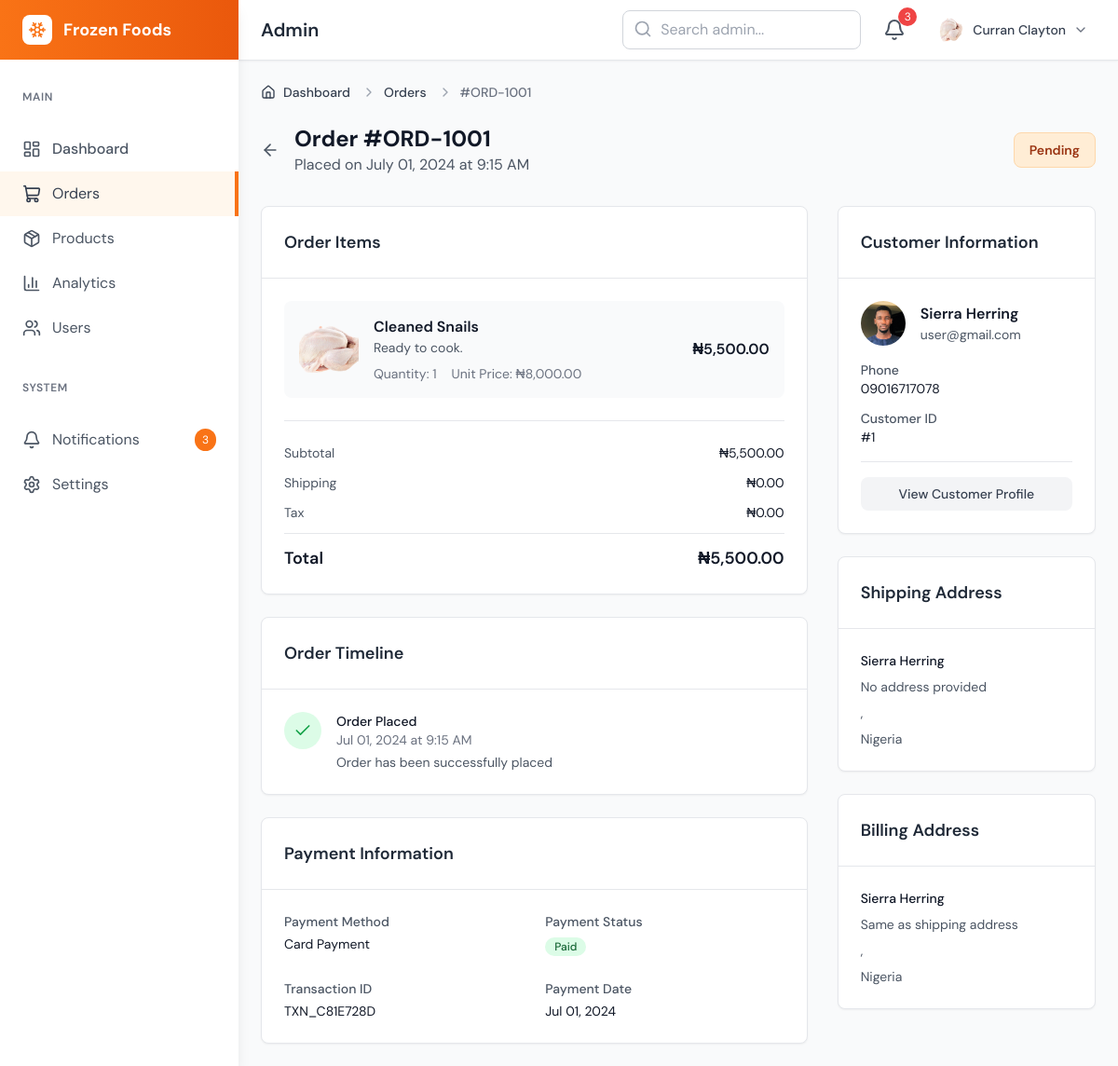
The page /admin/view-order.php?order_number=ORD-1001 (signed in) on the database its author committed.
### tables this page shows
CREATE TABLE `orders` (
  `id` bigint(20) UNSIGNED NOT NULL,
  `product_id` int(11) NOT NULL,
  `order_number` varchar(50) DEFAULT NULL,
  `user_id` int(11) NOT NULL,
  `delivery_fee` decimal(10,2) DEFAULT 0.00,
  `total_amount` decimal(10,2) NOT NULL,
  `status` enum('processing','pending','delivered','cancelled') DEFAULT NULL,
  `created_at` timestamp NOT NULL DEFAULT current_timestamp(),
  `updated_at` timestamp NOT NULL DEFAULT current_timestamp()
);

CREATE TABLE `products` (
  `id` bigint(20) UNSIGNED NOT NULL,
  `category_id` int(11) NOT NULL,
  `in_stock` tinyint(1) DEFAULT 1,
  `reviews_count` int(10) UNSIGNED DEFAULT 0,
  `features` longtext DEFAULT NULL CHECK (json_valid(`features`)),
  `nutritional_info` longtext DEFAULT NULL CHECK (json_valid(`nutritional_info`)),
  `image` varchar(255) DEFAULT 'default.png',
  `name` varchar(200) NOT NULL,
  `slug` varchar(200) DEFAULT NULL,
  `description` text DEFAULT NULL,
  `price` decimal(10,2) NOT NULL,
  `rating` varchar(100) DEFAULT NULL,
  `stock_quantity` int(11) DEFAULT 0,
  `created_at` timestamp NOT NULL DEFAULT current_timestamp(),
  `updated_at` timestamp NOT NULL DEFAULT current_timestamp(),
  `weight` decimal(10,2) DEFAULT NULL,
  `dimensions` varchar(255) DEFAULT NULL,
  `sku` varchar(100) DEFAULT NULL,
  `is_active` tinyint(1) DEFAULT 1,
  `is_featured` tinyint(1) DEFAULT 0,
  `meta_title` varchar(255) DEFAULT NULL,
  `meta_description` text DEFAULT NULL
);

CREATE TABLE `users` (
  `id` bigint(20) UNSIGNED NOT NULL,
  `email` varchar(255) NOT NULL,
  `phone` varchar(20) NOT NULL,
  `first_name` varchar(100) NOT NULL,
  `last_name` varchar(100) NOT NULL,
  `avatar` varchar(255) NOT NULL DEFAULT 'default.png',
  `password_hash` varchar(255) NOT NULL,
  `address` varchar(255) DEFAULT NULL,
  `role` enum('loyal','regular') NOT NULL,
  `status` enum('Active','Inactive','Suspended','Pending') NOT NULL DEFAULT 'Active',
  `verified` enum('verified','unverified') NOT NULL DEFAULT 'unverified',
  `created_at` timestamp NOT NULL DEFAULT current_timestamp(),
  `updated_at` timestamp NOT NULL DEFAULT current_timestamp(),
  `last_login` timestamp NOT NULL DEFAULT current_timestamp()
);

### admin/view-order.php (the view, shortened to what the rows shown need)
<?php
require __DIR__ . '/initialize.php';
require __DIR__ . '/util/utilities.php';
require __DIR__ . '/partials/headers.php';
$orderNumber = $_GET['order_number'] ?? '';
$order = getOrderByNumber($pdo, $orderNumber);
$customer = getUserById($pdo, $order['user_id']);
$product = getProductById($pdo, $order['product_id']);
?>
<body class="bg-gray-50 font-sans">
    <?php require __DIR__ . '/partials/sidebar.php'; ?>
    <div class="main-content lg:ml-64">
        <?php require __DIR__ . '/partials/top-navbar.php'; ?>
        <main class="p-6">
            <div class="mb-6">
                <nav class="flex" aria-label="Breadcrumb">
                    <ol class="inline-flex items-center space-x-1 md:space-x-3">
                        <li aria-current="page">
                            <div class="flex items-center">
                                <i data-lucide="chevron-right" class="w-4 h-4 text-gray-400"></i>
                                <span class="ml-1 text-sm font-medium text-gray-500 md:ml-2">#<?= htmlspecialchars($order['order_number']) ?></span>
                            </div>
                        </li>
                    </ol>
                </nav>
            </div>
            <div class="mb-8">
                <div class="flex items-center justify-between mb-4">
                    <div class="flex items-center space-x-4">
                        <div>
                            <h1 class="text-2xl font-bold text-gray-900">Order #<?php echo htmlspecialchars($order['order_number'] ?? $order['id']); ?></h1>
                            <p class="text-gray-600">Placed on <?php echo date('F d, Y \a\t g:i A', strtotime($order['created_at'])); ?></p>
                        </div>
                    </div>
                    <div class="flex items-center space-x-3">
                        <?php
                        $status = strtolower($order['status']);
                        $statusColors = [
                            'delivered' => 'bg-green-100 text-green-800 border-green-200',
                            'processing' => 'bg-yellow-100 text-yellow-800 border-yellow-200',
                            'pending' => 'bg-orange-100 text-orange-800 border-orange-200',
                            'shipped' => 'bg-blue-100 text-blue-800 border-blue-200',
                            'cancelled' => 'bg-red-100 text-red-800 border-red-200',
                        ];
                        $color = $statusColors[$status] ?? 'bg-gray-100 text-gray-800 border-gray-200';
                        ?>
                        <span class="inline-flex items-center px-4 py-2 rounded-lg text-sm font-semibold border <?php echo $color; ?>">
                            <?php echo ucfirst($order['status']); ?>
                        </span>
                    </div>
                </div>
            </div>
            <div class="grid grid-cols-1 lg:grid-cols-3 gap-8">
                <div class="lg:col-span-2 space-y-6">
                    <div class="bg-white rounded-lg shadow-sm border border-gray-200">
                        <div class="p-6">
                            <div class="space-y-4">
                                <div class="flex items-center space-x-4 p-4 bg-gray-50 rounded-lg">
                                    <img src="../assets/uploads/<?php echo htmlspecialchars($product['image']); ?>"
                                        alt="Product" class="w-16 h-16 rounded-lg object-cover">
                                    <div class="flex-1">
                                        <h4 class="font-semibold text-gray-900"><?php echo htmlspecialchars($product['name']); ?></h4>
                                        <p class="text-gray-600 text-sm"><?php echo htmlspecialchars($product['description'] ?? ''); ?></p>
                                        <div class="flex items-center space-x-4 mt-2">
                                            <span class="text-sm text-gray-500">Quantity: <?php echo $order['quantity'] ?? 1; ?></span>
                                            <span class="text-sm text-gray-500">Unit Price: ₦<?php echo number_format($product['price'], 2); ?></span>
                                        </div>
                                    </div>
                                    <div class="text-right">
                                        <p class="font-semibold text-gray-900">₦<?php echo number_format($order['total_amount'], 2); ?></p>
                                    </div>
                                </div>
                            </div>
                            <div class="mt-6 pt-6 border-t border-gray-200">
                                <div class="space-y-3">
                                    <div class="flex justify-between text-sm">
                                        <span class="text-gray-600">Subtotal</span>
                                        <span class="text-gray-900">₦<?php echo number_format($order['total_amount'] - ($order['shipping_fee'] ?? 0), 2); ?></span>
                                    </div>
                                    <div class="flex justify-between text-lg font-semibold pt-3 border-t border-gray-200">
                                        <span class="text-gray-900">Total</span>
                                        <span class="text-gray-900">₦<?php echo number_format($order['total_amount'], 2); ?></span>
                                    </div>
                                </div>
                            </div>
                        </div>
                    </div>
                    <div class="bg-white rounded-lg shadow-sm border border-gray-200">
                        <div class="p-6">
                            <div class="space-y-6">
                                <div class="flex items-start space-x-4">
                                    <div class="flex-1 min-w-0">
                                        <p class="text-sm font-medium text-gray-900">Order Placed</p>
                                        <p class="text-sm text-gray-500"><?php echo date('M d, Y \a\t g:i A', strtotime($order['created_at'])); ?></p>
                                        <p class="text-sm text-gray-600 mt-1">Order has been successfully placed</p>
                                    </div>
                                </div>
                            </div>
                        </div>
                    </div>
                    <div class="bg-white rounded-lg shadow-sm border border-gray-200">
                        <div class="p-6">
                            <div class="grid grid-cols-1 md:grid-cols-2 gap-6">
                                <div>
                                    <p class="text-sm font-medium text-gray-600 mb-1">Transaction ID</p>
                                    <p class="text-sm text-gray-900 font-mono"><?php echo $order['transaction_id'] ?? 'TXN_' . strtoupper(substr(md5($order['id']), 0, 8)); ?></p>
                                </div>
                                <div>
                                    <p class="text-sm font-medium text-gray-600 mb-1">Payment Date</p>
                                    <p class="text-sm text-gray-900"><?php echo date('M d, Y', strtotime($order['created_at'])); ?></p>
                                </div>
                            </div>
                        </div>
                    </div>
                </div>
                <div class="space-y-6">
                    <div class="bg-white rounded-lg shadow-sm border border-gray-200">
                        <div class="p-6">
                            <div class="flex items-center space-x-4 mb-4">
                                <img src="../assets/uploads/<?php echo $customer['avatar']; ?>"
                                    alt="Customer" class="w-12 h-12 rounded-full object-cover">
                                <div>
                                    <h4 class="font-semibold text-gray-900">
                                        <?php echo htmlspecialchars($customer['first_name'] . ' ' . $customer['last_name']); ?>
                                    </h4>
                                    <p class="text-sm text-gray-600"><?php echo htmlspecialchars($customer['email']); ?></p>
                                </div>
                            </div>
                            <div class="space-y-3">
                                <div>
                                    <p class="text-sm font-medium text-gray-600">Phone</p>
                                    <p class="text-sm text-gray-900"><?php echo htmlspecialchars($customer['phone'] ?? 'Not provided'); ?></p>
                                </div>
                                <div>
                                    <p class="text-sm font-medium text-gray-600">Customer ID</p>
                                    <p class="text-sm text-gray-900">#<?php echo $customer['id']; ?></p>
                                </div>
                            </div>
                        </div>
                    </div>
                    <div class="bg-white rounded-lg shadow-sm border border-gray-200">
                        <div class="p-6">
                            <div class="space-y-2 text-sm">
                                <p class="font-medium text-gray-900">
                                    <?php echo htmlspecialchars($order['shipping_name'] ?? $customer['first_name'] . ' ' . $customer['last_name']); ?>
                                </p>
                                <p class="text-gray-600"><?php echo htmlspecialchars($order['shipping_address'] ?? 'No address provided'); ?></p>
                                <p class="text-gray-600">
                                    <?php echo htmlspecialchars($order['shipping_city'] ?? ''); ?>,
                                </p>
                                <p class="text-gray-600"><?php echo htmlspecialchars($order['shipping_country'] ?? 'Nigeria'); ?></p>
                            </div>
                        </div>
                    </div>
                    <div class="bg-white rounded-lg shadow-sm border border-gray-200">
                        <div class="p-6">
                            <div class="space-y-2 text-sm">
                                <p class="font-medium text-gray-900">
                                    <?php echo htmlspecialchars($order['billing_name'] ?? $customer['first_name'] . ' ' . $customer['last_name']); ?>
                                </p>
                                <p class="text-gray-600"><?php echo htmlspecialchars($order['billing_address'] ?? $order['shipping_address'] ?? 'Same as shipping address'); ?></p>
                                <p class="text-gray-600">
                                    <?php echo htmlspecialchars($order['billing_city'] ?? $order['shipping_city'] ?? ''); ?>,
                                </p>
                                <p class="text-gray-600"><?php echo htmlspecialchars($order['billing_country'] ?? $order['shipping_country'] ?? 'Nigeria'); ?></p>
                            </div>
                        </div>
                    </div>
                </div>
            </div>
        </main>
    </div>
</body>
</html>

### admin/partials/top-navbar.php (shortened to what the rows shown need)
<header class="bg-white shadow-sm border-b border-gray-200">
    <div class="flex items-center justify-between h-16 px-6">
        <div class="flex items-center">
            <h1 class="text-xl font-semibold text-gray-800"><?php echo $page_title ?? 'Dashboard'; ?></h1>
        </div>
        <div class="flex items-center space-x-4">
            <div class="relative">
                <button id="userDropdown" class="flex items-center space-x-2 p-2 rounded-lg hover:bg-gray-50 transition-colors">
                    <img id="navbarAvatar" src="../assets/uploads/<?php echo htmlspecialchars($admin['avatar'] ?? 'avatar.jpg'); ?>" alt="User" class="w-8 h-8 rounded-full">
                    <span id="navbarName" class="hidden md:block text-sm font-medium text-gray-700">
                        <?php echo htmlspecialchars(($admin['first_name'] ?? '') . ' ' . ($admin['last_name'] ?? '')); ?>
                    </span>
                    <i data-lucide="chevron-down" class="w-4 h-4 text-gray-500 transition-transform duration-200" id="dropdownIcon"></i>
                </button>
            </div>
        </div>
    </div>
</header>

### rows shown on the page
orders: order_number "ORD-1001", created_at "July 01, 2024 at 9:15 AM", status "Pending", total_amount "5,500.00", $order['total_amount']-($order['shipping_fee']??0) "5,500.00", created_at "Jul 01, 2024 at 9:15 AM", id "TXN_C81E728D", created_at "Jul 01, 2024"
products: image (picture), name "Cleaned Snails", description "Ready to cook.", price "8,000.00"
users: avatar (placeholder picture), first_name+last_name "Sierra Herring", email "user@gmail.com", phone "09016717078", id "1"

### other values the page prints
$page_title "Admin"
$order['quantity'] "1"
$order['shipping_fee'] "0.00"
$order['tax_amount'] "0.00"
$order['payment_method'] "Card Payment"
$order['payment_status'] "Paid"
$order['shipping_address'] "No address provided"
$order['shipping_country'] "Nigeria"
$order['billing_address'] "Same as shipping address"
$order['billing_country'] "Nigeria"
